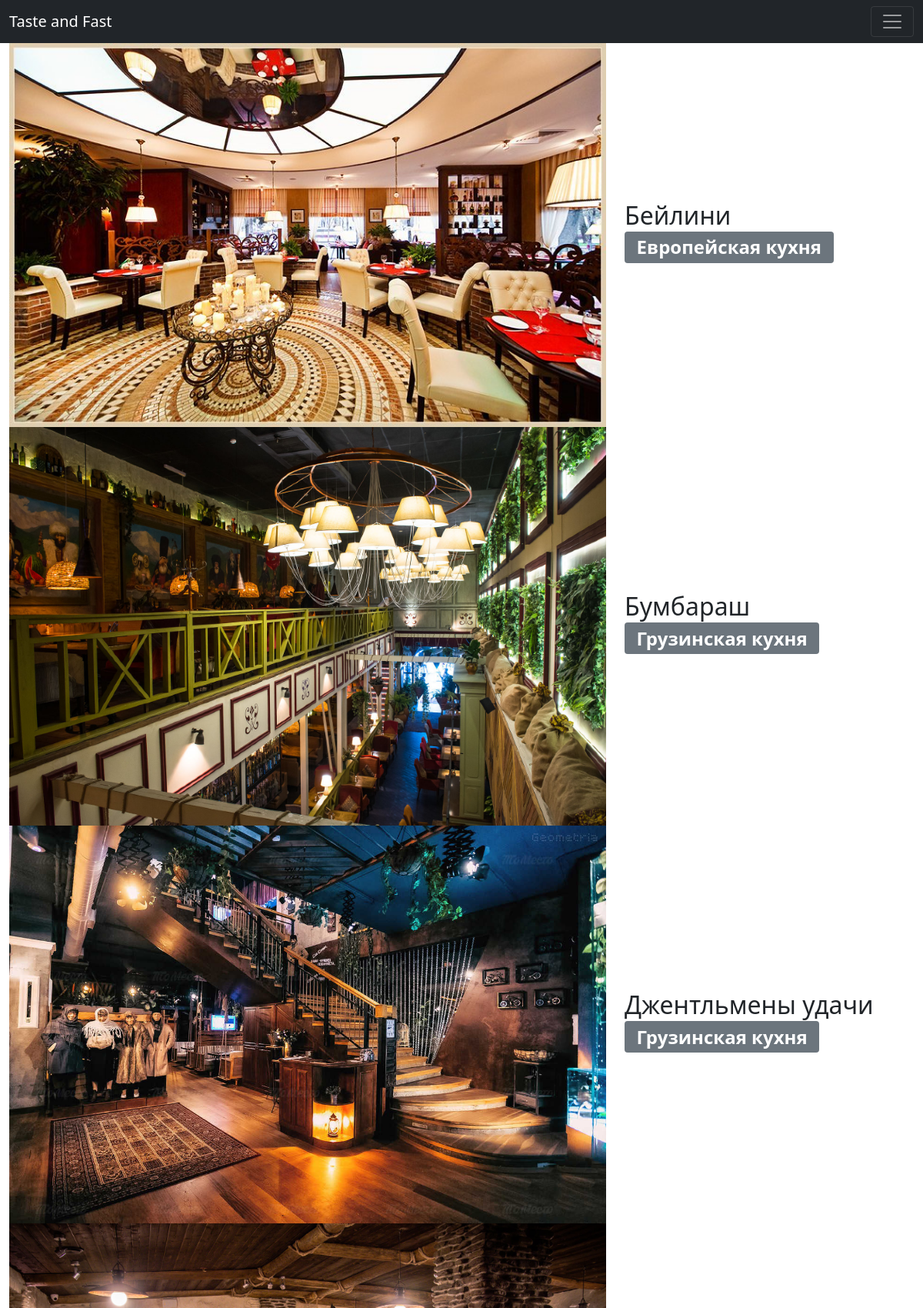
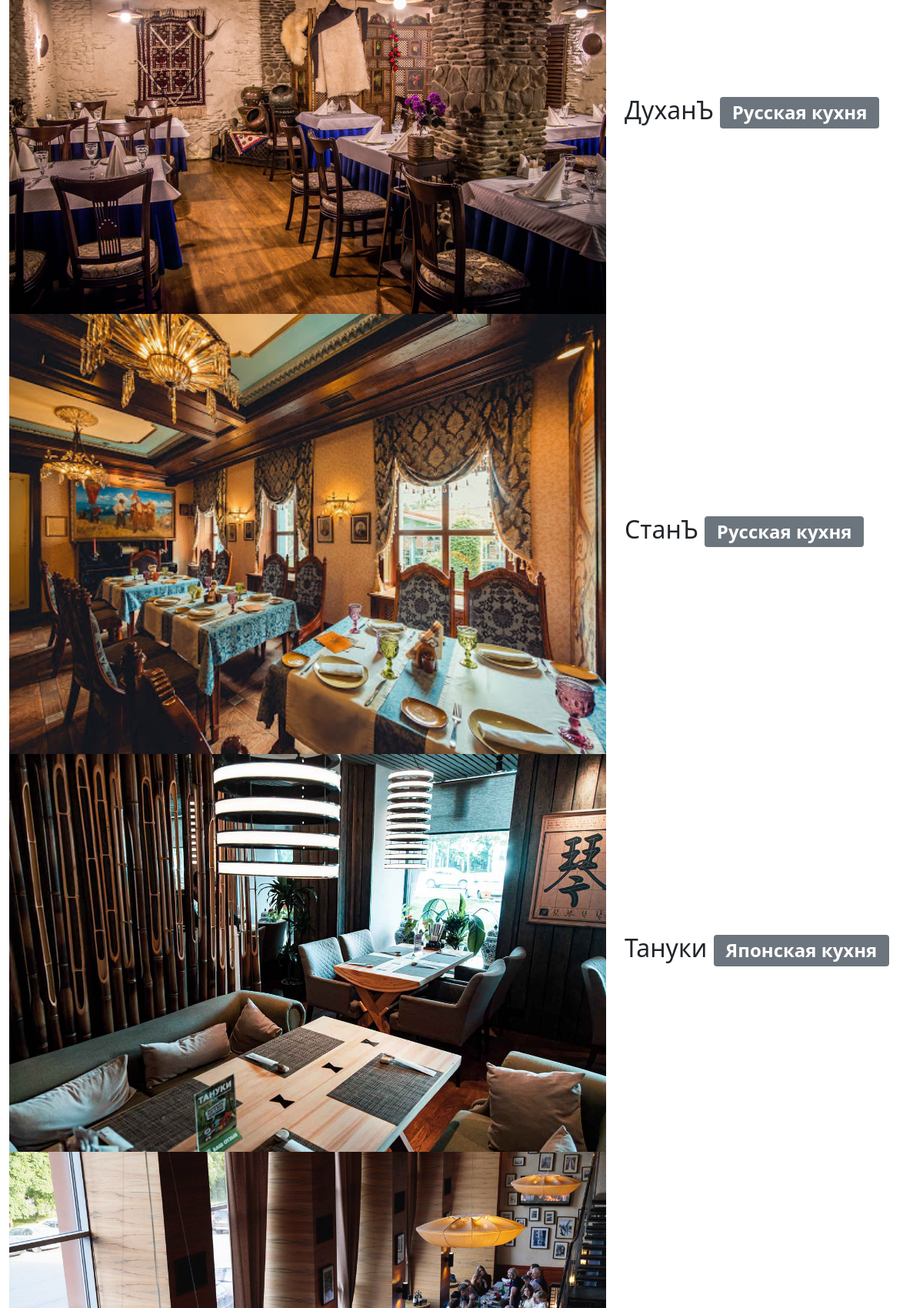
The page / (upper part) on the database its author committed (2 pictures, top to bottom).
### showcase/models.py (models this page shows, shortened)
class Restaurants(models.Model):
    name = models.CharField("Restaurant's name", max_length=200)
    rubric_id = models.ForeignKey(Rubrics, on_delete=models.CASCADE)
    image = models.ImageField(upload_to='images/restaurants')
    class Meta:
        verbose_name = "Ресторан"
        verbose_name_plural = "Рестораны"
        ordering = ["name"]

class Rubrics(models.Model):
    name = models.CharField("Rubric's name", max_length=200)
    image = models.ImageField(upload_to='images/rubrics')
    def __str__(self):
        return self.name
    class Meta:
        verbose_name = "Вид кухни"
        verbose_name_plural = "Виды кухни"
        ordering = ["name"]
    def get_absolute_url(self):
        return reverse('rubric', kwargs={'rubric_id': self.pk})

### showcase/views.py (the view)
# urls.py: path('', index, name='home'),
def index(request):
    context = {'menu': menu}
    return render(request, "index.html", context=context)

### showcase/templatetags/showcase_tags.py (called while the page is built)
@register.simple_tag(name='getrubs')
def get_rubrics():
    return Rubrics.objects.all()

@register.simple_tag(name='getrests')
def get_restaurants():
    return Restaurants.objects.all()

### showcase/templates/index.html (shortened to what this page needs)
{% extends 'base.html' %}
{% load static%}
{% load showcase_tags%}
{% block content %}
<content class="align-items-center">
<div class="container-xxl">
    {% getrests as rests %}
    {% for rest in rests %}
    <div class="row align-items-center">
<div class="col-8">
    <img role="button" class="w-100" src= "{{rest.image.url}}" alt="">
</div>
    <div class="col-4">
        <h2 role="button">
            {{ rest.name }}
            <span
                    class="badge bg-secondary">{{ rest.rubric_id }}
            </span>
        </h2>
    </div>
</div>
    {% endfor %}
</div>
</content>
{% endblock %}

### rows shown on the page
Restaurants: image (picture), name "Бейлини", rubric_id "Европейская кухня"
Restaurants: image (picture), name "Бумбараш", rubric_id "Грузинская кухня"
Restaurants: image (picture), name "Джентльмены удачи", rubric_id "Грузинская кухня"
Restaurants: image (picture), name "ДуханЪ", rubric_id "Русская кухня"
Restaurants: image (picture), name "СтанЪ", rubric_id "Русская кухня"
Restaurants: image (picture), name "Тануки", rubric_id "Японская кухня"
Restaurants: image (picture)

### other values the page prints
{{ menu.0.title }} "Taste and Fast"
